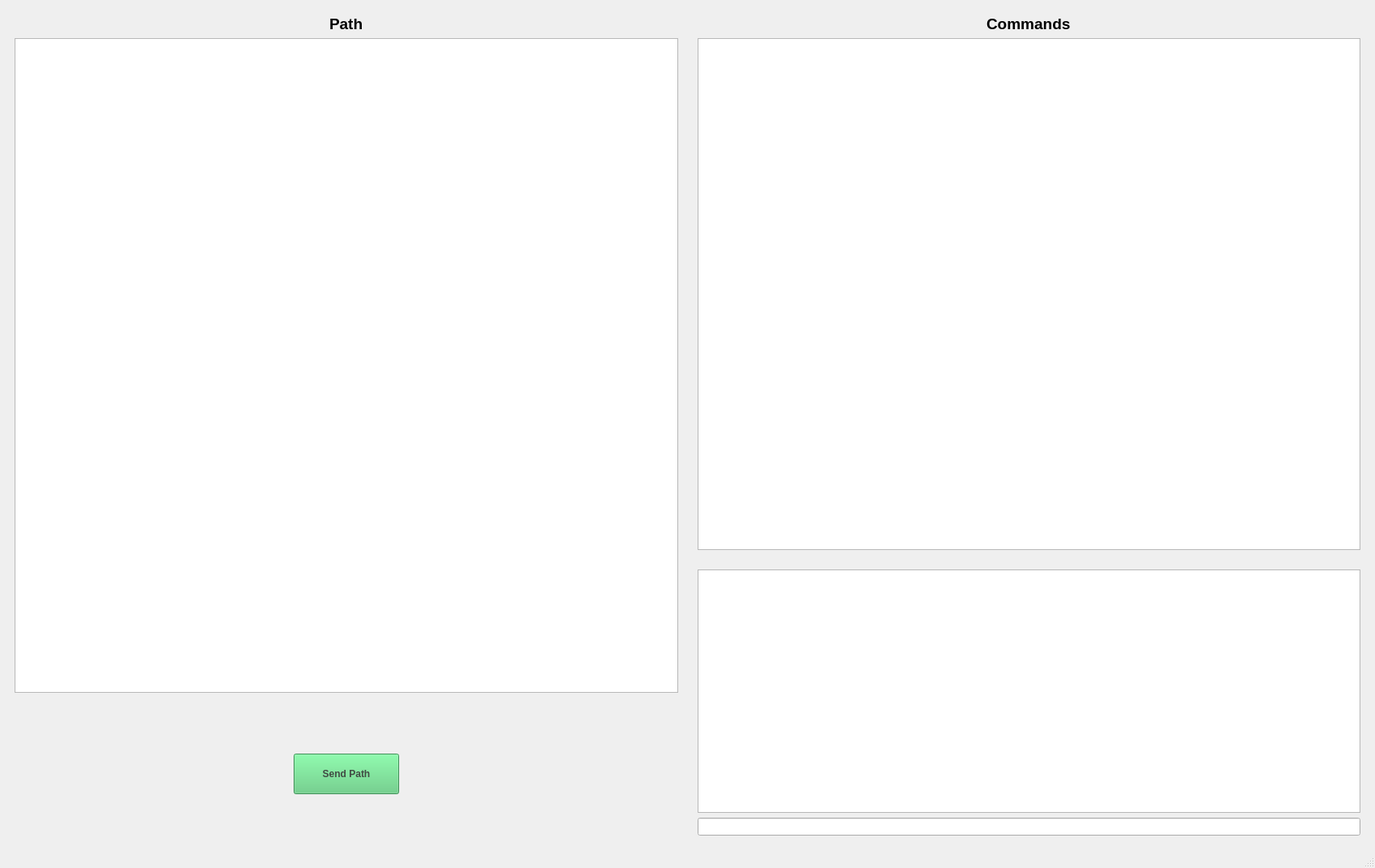
<?xml version="1.0" encoding="UTF-8"?>
<ui version="4.0">
 <class>MainWindow</class>
 <widget class="QMainWindow" name="MainWindow">
  <property name="geometry">
   <rect>
    <x>0</x>
    <y>0</y>
    <width>1695</width>
    <height>1070</height>
   </rect>
  </property>
  <property name="windowTitle">
   <string>MainWindow</string>
  </property>
  <widget class="QWidget" name="centralwidget">
   <layout class="QGridLayout" name="gridLayout">
    <item row="0" column="0" rowspan="2">
     <widget class="QWidget" name="widget_2" native="true">
      <layout class="QGridLayout" name="gridLayout_3">
       <item row="0" column="0" alignment="Qt::AlignHCenter|Qt::AlignVCenter">
        <widget class="QLabel" name="label_2">
         <property name="text">
          <string>&lt;html&gt;&lt;head/&gt;&lt;body&gt;&lt;p&gt;&lt;span style=&quot; font-size:14pt; font-weight:600;&quot;&gt;Path&lt;/span&gt;&lt;/p&gt;&lt;/body&gt;&lt;/html&gt;</string>
         </property>
        </widget>
       </item>
       <item row="1" column="0">
        <widget class="QTextEdit" name="path_overview"/>
       </item>
      </layout>
     </widget>
    </item>
    <item row="2" column="0">
     <widget class="QWidget" name="widget" native="true">
      <layout class="QHBoxLayout" name="horizontalLayout">
       <item alignment="Qt::AlignHCenter|Qt::AlignVCenter">
        <widget class="QPushButton" name="send_path">
         <property name="minimumSize">
          <size>
           <width>130</width>
           <height>50</height>
          </size>
         </property>
         <property name="font">
          <font>
           <weight>75</weight>
           <bold>true</bold>
          </font>
         </property>
         <property name="styleSheet">
          <string notr="true">background-color: #57c979; color: #404a43;</string>
         </property>
         <property name="text">
          <string>Send Path</string>
         </property>
        </widget>
       </item>
      </layout>
     </widget>
    </item>
    <item row="1" column="1" rowspan="2">
     <widget class="QWidget" name="widget_4" native="true">
      <layout class="QVBoxLayout" name="verticalLayout">
       <item>
        <widget class="QTextEdit" name="shell_text_field">
         <property name="minimumSize">
          <size>
           <width>0</width>
           <height>300</height>
          </size>
         </property>
        </widget>
       </item>
       <item>
        <widget class="QLineEdit" name="shell_command_field"/>
       </item>
      </layout>
     </widget>
    </item>
    <item row="0" column="1">
     <widget class="QWidget" name="widget_3" native="true">
      <property name="maximumSize">
       <size>
        <width>16777215</width>
        <height>16777215</height>
       </size>
      </property>
      <layout class="QGridLayout" name="gridLayout_2">
       <item row="1" column="0">
        <widget class="QListView" name="rules"/>
       </item>
       <item row="0" column="0" alignment="Qt::AlignHCenter|Qt::AlignVCenter">
        <widget class="QLabel" name="label">
         <property name="text">
          <string>&lt;html&gt;&lt;head/&gt;&lt;body&gt;&lt;p&gt;&lt;span style=&quot; font-size:14pt; font-weight:600;&quot;&gt;Commands&lt;/span&gt;&lt;/p&gt;&lt;/body&gt;&lt;/html&gt;</string>
         </property>
        </widget>
       </item>
      </layout>
     </widget>
    </item>
   </layout>
  </widget>
  <widget class="QMenuBar" name="menubar">
   <property name="geometry">
    <rect>
     <x>0</x>
     <y>0</y>
     <width>1695</width>
     <height>22</height>
    </rect>
   </property>
  </widget>
  <widget class="QStatusBar" name="statusbar"/>
 </widget>
 <resources/>
 <connections/>
</ui>
